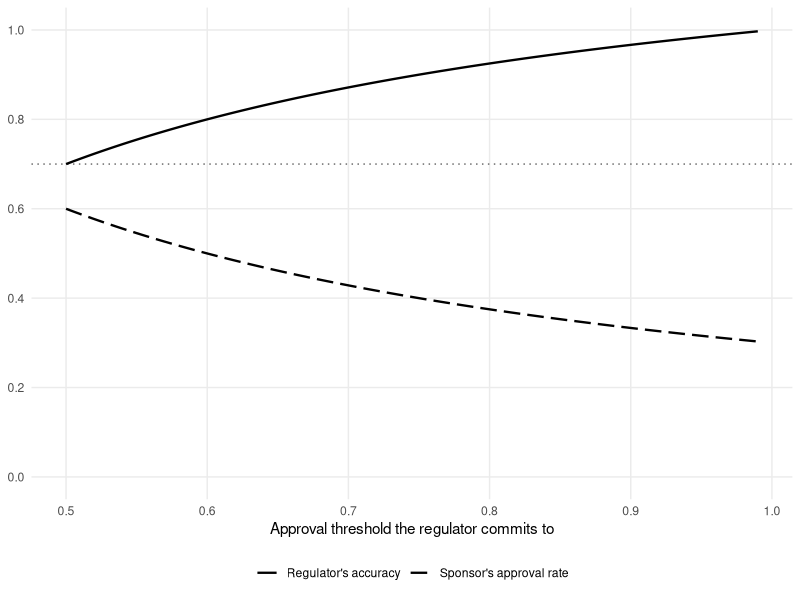

Write R code to recreate this figure.
## ---- chunk 1
suppressMessages({library(dplyr); library(tidyr); library(purrr); library(ggplot2); library(knitr)})
mu <- 0.3; t0 <- 0.5
sens <- 0.8; fpr <- 0.3; N <- 4
## ---- chunk 2
#| label: tbl-twobytwo
#| tbl-cap: "The sponsor's approval rate and the regulator's accuracy (probability of a correct decision) under each channel and each kind of receiver. Prior that the drug works: 0.3; approval threshold: 0.5. Selection: four studies each with sensitivity 0.8 and false-positive rate 0.3, only positives reported. Design: the sponsor's optimal single-outcome test. With no evidence the regulator's accuracy is 0.7."
post_full  <- function(k) { lg <- mu * dbinom(k, N, sens); lb <- (1 - mu) * dbinom(k, N, fpr); lg / (lg + lb) }
post_naive <- function(k) { lg <- mu * sens^k; lb <- (1 - mu) * fpr^k; lg / (lg + lb) }
sel <- expand_grid(state = c("G", "B"), k = 0:N) |>
  mutate(pr = if_else(state == "G", mu, 1 - mu) * dbinom(k, N, if_else(state == "G", sens, fpr)),
         cursed = post_naive(k) >= t0, sophisticated = post_full(k) >= t0) |>
  pivot_longer(c(cursed, sophisticated), names_to = "receiver", values_to = "approve") |>
  group_by(receiver) |>
  summarise(approval = sum(pr * approve),
            accuracy = sum(pr * if_else(state == "G", approve, !approve)), .groups = "drop") |>
  mutate(channel = "Selection")
q_star <- mu * (1 - t0) / ((1 - mu) * t0)
des <- tibble(receiver = c("cursed", "sophisticated"), channel = "Design",
              approval = mu + (1 - mu) * q_star, accuracy = mu + (1 - mu) * (1 - q_star))
bind_rows(sel, des) |>
  mutate(receiver = if_else(receiver == "cursed", "Cursed receiver", "Sophisticated receiver")) |>
  pivot_wider(names_from = receiver, values_from = c(approval, accuracy)) |>
  transmute(Channel = channel,
            `Approval (cursed)` = sprintf("%.2f", `approval_Cursed receiver`),
            `Accuracy (cursed)` = sprintf("%.2f", `accuracy_Cursed receiver`),
            `Approval (sophisticated)` = sprintf("%.2f", `approval_Sophisticated receiver`),
            `Accuracy (sophisticated)` = sprintf("%.2f", `accuracy_Sophisticated receiver`)) |>
  kable(align = "lcccc")
## ---- chunk 3
#| label: fig-threshold
#| fig-cap: "The regulator's accuracy and the sponsor's approval rate as a function of the approval threshold the regulator commits to, when the sponsor best-responds by designing the test. Prior that the drug works: 0.3. The dashed line is the regulator's accuracy with no evidence."
#| fig-width: 6
#| fig-height: 3.6
tibble(t = seq(0.5, 0.99, by = 0.005)) |>
  mutate(`Regulator's accuracy` = 1 - mu * (1 - t) / t,
         `Sponsor's approval rate` = mu / t) |>
  pivot_longer(-t, names_to = "quantity", values_to = "value") |>
  ggplot(aes(t, value, linetype = quantity)) +
  geom_hline(yintercept = 1 - mu, linetype = "dotted", colour = "grey40") +
  geom_line(linewidth = 0.8) +
  scale_linetype_manual(values = c("solid", "longdash")) +
  scale_y_continuous(limits = c(0, 1), breaks = seq(0, 1, 0.2)) +
  labs(x = "Approval threshold the regulator commits to", y = NULL, linetype = NULL) +
  theme_minimal(base_size = 11) +
  theme(legend.position = "bottom", panel.grid.minor = element_blank())
